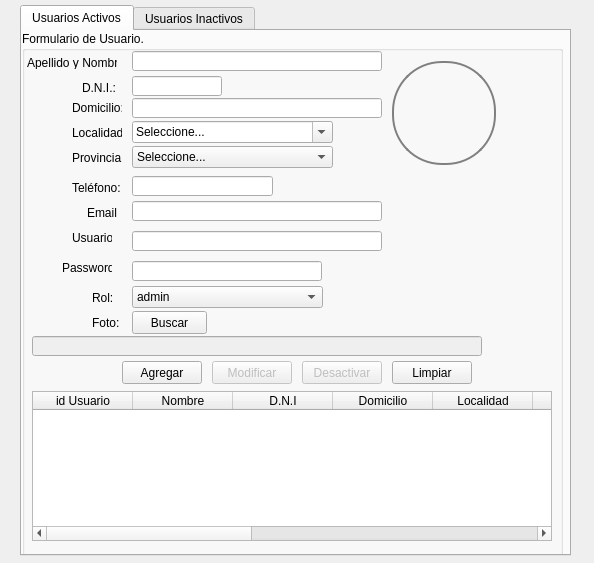
<?xml version="1.0" encoding="UTF-8"?>
<ui version="4.0">
 <class>Form</class>
 <widget class="QWidget" name="Form">
  <property name="geometry">
   <rect>
    <x>0</x>
    <y>0</y>
    <width>594</width>
    <height>563</height>
   </rect>
  </property>
  <property name="windowTitle">
   <string>Form</string>
  </property>
  <widget class="QTabWidget" name="tabWidget">
   <property name="geometry">
    <rect>
     <x>20</x>
     <y>5</y>
     <width>551</width>
     <height>551</height>
    </rect>
   </property>
   <property name="currentIndex">
    <number>0</number>
   </property>
   <widget class="QWidget" name="tab">
    <attribute name="title">
     <string>Usuarios Activos</string>
    </attribute>
    <widget class="QWidget" name="verticalLayoutWidget">
     <property name="geometry">
      <rect>
       <x>0</x>
       <y>0</y>
       <width>541</width>
       <height>561</height>
      </rect>
     </property>
     <layout class="QVBoxLayout" name="verticalLayout">
      <item>
       <widget class="QGroupBox" name="groupBox">
        <property name="title">
         <string>Formulario de Usuario.</string>
        </property>
        <widget class="QLineEdit" name="lineEdit_apellido_nombre_usuario">
         <property name="geometry">
          <rect>
           <x>110</x>
           <y>20</y>
           <width>250</width>
           <height>20</height>
          </rect>
         </property>
        </widget>
        <widget class="QLabel" name="label">
         <property name="geometry">
          <rect>
           <x>5</x>
           <y>25</y>
           <width>90</width>
           <height>13</height>
          </rect>
         </property>
         <property name="text">
          <string>Apellido y Nombre:</string>
         </property>
        </widget>
        <widget class="QLabel" name="label_3">
         <property name="geometry">
          <rect>
           <x>60</x>
           <y>50</y>
           <width>40</width>
           <height>13</height>
          </rect>
         </property>
         <property name="text">
          <string>D.N.I.:</string>
         </property>
        </widget>
        <widget class="QLineEdit" name="lineEdit_dni_usuario">
         <property name="geometry">
          <rect>
           <x>110</x>
           <y>45</y>
           <width>90</width>
           <height>20</height>
          </rect>
         </property>
        </widget>
        <widget class="QLabel" name="label_4">
         <property name="geometry">
          <rect>
           <x>50</x>
           <y>70</y>
           <width>50</width>
           <height>13</height>
          </rect>
         </property>
         <property name="text">
          <string>Domicilio:</string>
         </property>
        </widget>
        <widget class="QLineEdit" name="lineEdit_domicilio_usuario">
         <property name="geometry">
          <rect>
           <x>110</x>
           <y>67</y>
           <width>250</width>
           <height>20</height>
          </rect>
         </property>
        </widget>
        <widget class="QLabel" name="label_5">
         <property name="geometry">
          <rect>
           <x>65</x>
           <y>175</y>
           <width>30</width>
           <height>13</height>
          </rect>
         </property>
         <property name="text">
          <string>Email:</string>
         </property>
        </widget>
        <widget class="QLineEdit" name="lineEdit_email_usuario">
         <property name="geometry">
          <rect>
           <x>110</x>
           <y>170</y>
           <width>250</width>
           <height>20</height>
          </rect>
         </property>
        </widget>
        <widget class="QLabel" name="label_6">
         <property name="geometry">
          <rect>
           <x>50</x>
           <y>200</y>
           <width>40</width>
           <height>13</height>
          </rect>
         </property>
         <property name="text">
          <string>Usuario:</string>
         </property>
        </widget>
        <widget class="QLineEdit" name="lineEdit_usuario_acceso">
         <property name="geometry">
          <rect>
           <x>110</x>
           <y>200</y>
           <width>250</width>
           <height>20</height>
          </rect>
         </property>
        </widget>
        <widget class="QLabel" name="label_7">
         <property name="geometry">
          <rect>
           <x>40</x>
           <y>230</y>
           <width>50</width>
           <height>13</height>
          </rect>
         </property>
         <property name="text">
          <string>Password:</string>
         </property>
        </widget>
        <widget class="QLineEdit" name="lineEdit_password_usuario">
         <property name="geometry">
          <rect>
           <x>110</x>
           <y>230</y>
           <width>190</width>
           <height>20</height>
          </rect>
         </property>
        </widget>
        <widget class="QLabel" name="label_8">
         <property name="geometry">
          <rect>
           <x>70</x>
           <y>260</y>
           <width>20</width>
           <height>13</height>
          </rect>
         </property>
         <property name="text">
          <string>Rol:</string>
         </property>
        </widget>
        <widget class="QComboBox" name="comboBox_rol_usuario">
         <property name="geometry">
          <rect>
           <x>110</x>
           <y>255</y>
           <width>191</width>
           <height>22</height>
          </rect>
         </property>
         <item>
          <property name="text">
           <string>admin</string>
          </property>
         </item>
         <item>
          <property name="text">
           <string>editor</string>
          </property>
         </item>
         <item>
          <property name="text">
           <string>visor</string>
          </property>
         </item>
        </widget>
        <widget class="QLabel" name="label_foto_usuario">
         <property name="geometry">
          <rect>
           <x>370</x>
           <y>30</y>
           <width>104</width>
           <height>104</height>
          </rect>
         </property>
         <property name="minimumSize">
          <size>
           <width>104</width>
           <height>104</height>
          </size>
         </property>
         <property name="maximumSize">
          <size>
           <width>16777215</width>
           <height>100</height>
          </size>
         </property>
         <property name="styleSheet">
          <string notr="true">border: 2px solid gray;
border-radius: 50px;
min-width: 100px;
min-height: 100px;
</string>
         </property>
         <property name="text">
          <string/>
         </property>
        </widget>
        <widget class="QPushButton" name="btnFoto">
         <property name="geometry">
          <rect>
           <x>110</x>
           <y>280</y>
           <width>75</width>
           <height>23</height>
          </rect>
         </property>
         <property name="text">
          <string>Buscar</string>
         </property>
        </widget>
        <widget class="QLineEdit" name="lineEdit_ruta_foto">
         <property name="enabled">
          <bool>false</bool>
         </property>
         <property name="geometry">
          <rect>
           <x>10</x>
           <y>305</y>
           <width>450</width>
           <height>20</height>
          </rect>
         </property>
        </widget>
        <widget class="QLabel" name="label_9">
         <property name="geometry">
          <rect>
           <x>70</x>
           <y>285</y>
           <width>30</width>
           <height>13</height>
          </rect>
         </property>
         <property name="text">
          <string>Foto:</string>
         </property>
        </widget>
        <widget class="QPushButton" name="btnAgregarUsuario">
         <property name="geometry">
          <rect>
           <x>100</x>
           <y>330</y>
           <width>80</width>
           <height>23</height>
          </rect>
         </property>
         <property name="text">
          <string>Agregar</string>
         </property>
        </widget>
        <widget class="QPushButton" name="btnModificarUsuario">
         <property name="enabled">
          <bool>false</bool>
         </property>
         <property name="geometry">
          <rect>
           <x>190</x>
           <y>330</y>
           <width>80</width>
           <height>23</height>
          </rect>
         </property>
         <property name="text">
          <string>Modificar</string>
         </property>
        </widget>
        <widget class="QPushButton" name="btnEliminarUsuario">
         <property name="enabled">
          <bool>false</bool>
         </property>
         <property name="geometry">
          <rect>
           <x>280</x>
           <y>330</y>
           <width>80</width>
           <height>23</height>
          </rect>
         </property>
         <property name="text">
          <string>Desactivar</string>
         </property>
        </widget>
        <widget class="QPushButton" name="btnLimpiarFormulario">
         <property name="geometry">
          <rect>
           <x>370</x>
           <y>330</y>
           <width>80</width>
           <height>23</height>
          </rect>
         </property>
         <property name="text">
          <string>Limpiar</string>
         </property>
        </widget>
        <widget class="QTableWidget" name="tabla_usuarios_activos">
         <property name="geometry">
          <rect>
           <x>10</x>
           <y>360</y>
           <width>520</width>
           <height>150</height>
          </rect>
         </property>
         <property name="editTriggers">
          <set>QAbstractItemView::NoEditTriggers</set>
         </property>
         <attribute name="horizontalHeaderVisible">
          <bool>true</bool>
         </attribute>
         <attribute name="horizontalHeaderHighlightSections">
          <bool>true</bool>
         </attribute>
         <column>
          <property name="text">
           <string>id Usuario</string>
          </property>
          <property name="textAlignment">
           <set>AlignCenter</set>
          </property>
         </column>
         <column>
          <property name="text">
           <string>Nombre</string>
          </property>
          <property name="textAlignment">
           <set>AlignCenter</set>
          </property>
         </column>
         <column>
          <property name="text">
           <string>D.N.I</string>
          </property>
          <property name="textAlignment">
           <set>AlignCenter</set>
          </property>
         </column>
         <column>
          <property name="text">
           <string>Domicilio</string>
          </property>
          <property name="textAlignment">
           <set>AlignCenter</set>
          </property>
         </column>
         <column>
          <property name="text">
           <string>Localidad</string>
          </property>
          <property name="textAlignment">
           <set>AlignCenter</set>
          </property>
         </column>
         <column>
          <property name="text">
           <string>Provincia</string>
          </property>
          <property name="textAlignment">
           <set>AlignCenter</set>
          </property>
         </column>
         <column>
          <property name="text">
           <string>Teléfono</string>
          </property>
          <property name="textAlignment">
           <set>AlignCenter</set>
          </property>
         </column>
         <column>
          <property name="text">
           <string>Email</string>
          </property>
          <property name="textAlignment">
           <set>AlignCenter</set>
          </property>
         </column>
         <column>
          <property name="text">
           <string>Usuario</string>
          </property>
          <property name="textAlignment">
           <set>AlignCenter</set>
          </property>
         </column>
         <column>
          <property name="text">
           <string>Contraseña</string>
          </property>
          <property name="textAlignment">
           <set>AlignCenter</set>
          </property>
         </column>
         <column>
          <property name="text">
           <string>Ruta Foto</string>
          </property>
          <property name="textAlignment">
           <set>AlignCenter</set>
          </property>
         </column>
         <column>
          <property name="text">
           <string>Rol</string>
          </property>
          <property name="textAlignment">
           <set>AlignCenter</set>
          </property>
         </column>
        </widget>
        <widget class="QLabel" name="label_10">
         <property name="geometry">
          <rect>
           <x>50</x>
           <y>95</y>
           <width>50</width>
           <height>13</height>
          </rect>
         </property>
         <property name="text">
          <string>Localidad:</string>
         </property>
        </widget>
        <widget class="QComboBox" name="comboBox_localidad_usuario">
         <property name="geometry">
          <rect>
           <x>110</x>
           <y>90</y>
           <width>201</width>
           <height>22</height>
          </rect>
         </property>
         <property name="editable">
          <bool>true</bool>
         </property>
         <item>
          <property name="text">
           <string>Seleccione...</string>
          </property>
         </item>
         <item>
          <property name="text">
           <string>25 de Mayo</string>
          </property>
         </item>
         <item>
          <property name="text">
           <string>9 de Julio</string>
          </property>
         </item>
         <item>
          <property name="text">
           <string>Albardon</string>
          </property>
         </item>
         <item>
          <property name="text">
           <string>Angaco</string>
          </property>
         </item>
         <item>
          <property name="text">
           <string>Calingasta</string>
          </property>
         </item>
         <item>
          <property name="text">
           <string>Capital</string>
          </property>
         </item>
         <item>
          <property name="text">
           <string>Caucete</string>
          </property>
         </item>
         <item>
          <property name="text">
           <string>Chimbas</string>
          </property>
         </item>
         <item>
          <property name="text">
           <string>Iglesia</string>
          </property>
         </item>
         <item>
          <property name="text">
           <string>Jachal</string>
          </property>
         </item>
         <item>
          <property name="text">
           <string>Pocito</string>
          </property>
         </item>
         <item>
          <property name="text">
           <string>Rawson</string>
          </property>
         </item>
         <item>
          <property name="text">
           <string>Rivadavia</string>
          </property>
         </item>
         <item>
          <property name="text">
           <string>San Martin</string>
          </property>
         </item>
         <item>
          <property name="text">
           <string>Santa Lucia</string>
          </property>
         </item>
         <item>
          <property name="text">
           <string>Sarmiento</string>
          </property>
         </item>
         <item>
          <property name="text">
           <string>Ullum</string>
          </property>
         </item>
         <item>
          <property name="text">
           <string>Valle Fertil</string>
          </property>
         </item>
         <item>
          <property name="text">
           <string>Zonda</string>
          </property>
         </item>
        </widget>
        <widget class="QLabel" name="label_11">
         <property name="geometry">
          <rect>
           <x>50</x>
           <y>120</y>
           <width>50</width>
           <height>13</height>
          </rect>
         </property>
         <property name="text">
          <string>Provincia:</string>
         </property>
        </widget>
        <widget class="QComboBox" name="comboBox_provincia_usuario">
         <property name="geometry">
          <rect>
           <x>110</x>
           <y>115</y>
           <width>201</width>
           <height>22</height>
          </rect>
         </property>
         <property name="editable">
          <bool>false</bool>
         </property>
         <item>
          <property name="text">
           <string>Seleccione...</string>
          </property>
         </item>
         <item>
          <property name="text">
           <string>Buenos Aires</string>
          </property>
         </item>
         <item>
          <property name="text">
           <string>CABA</string>
          </property>
         </item>
         <item>
          <property name="text">
           <string>Catamarca</string>
          </property>
         </item>
         <item>
          <property name="text">
           <string>Córdoba</string>
          </property>
         </item>
         <item>
          <property name="text">
           <string>Corrientes</string>
          </property>
         </item>
         <item>
          <property name="text">
           <string>Chaco</string>
          </property>
         </item>
         <item>
          <property name="text">
           <string>Chubut</string>
          </property>
         </item>
         <item>
          <property name="text">
           <string>Entre Ríos</string>
          </property>
         </item>
         <item>
          <property name="text">
           <string>Formosa</string>
          </property>
         </item>
         <item>
          <property name="text">
           <string>Jujuy</string>
          </property>
         </item>
         <item>
          <property name="text">
           <string>La Pampa</string>
          </property>
         </item>
         <item>
          <property name="text">
           <string>La Rioja</string>
          </property>
         </item>
         <item>
          <property name="text">
           <string>Mendoza</string>
          </property>
         </item>
         <item>
          <property name="text">
           <string>Misiones</string>
          </property>
         </item>
         <item>
          <property name="text">
           <string>Neuquen</string>
          </property>
         </item>
         <item>
          <property name="text">
           <string>Río Negro</string>
          </property>
         </item>
         <item>
          <property name="text">
           <string>Salta</string>
          </property>
         </item>
         <item>
          <property name="text">
           <string>San Juan</string>
          </property>
         </item>
         <item>
          <property name="text">
           <string>San Luis</string>
          </property>
         </item>
         <item>
          <property name="text">
           <string>Santa Cruz</string>
          </property>
         </item>
         <item>
          <property name="text">
           <string>Santa Fe</string>
          </property>
         </item>
         <item>
          <property name="text">
           <string>Santiago del Estero</string>
          </property>
         </item>
         <item>
          <property name="text">
           <string>Tierra del Fuego. Antartida e Islas del Sur</string>
          </property>
         </item>
         <item>
          <property name="text">
           <string>Tucumán</string>
          </property>
         </item>
        </widget>
        <widget class="QLabel" name="label_12">
         <property name="geometry">
          <rect>
           <x>50</x>
           <y>150</y>
           <width>50</width>
           <height>13</height>
          </rect>
         </property>
         <property name="text">
          <string>Teléfono:</string>
         </property>
        </widget>
        <widget class="QLineEdit" name="lineEdit_telefono_usuario">
         <property name="geometry">
          <rect>
           <x>110</x>
           <y>145</y>
           <width>141</width>
           <height>20</height>
          </rect>
         </property>
        </widget>
        <widget class="QPushButton" name="btnCerrar">
         <property name="geometry">
          <rect>
           <x>494</x>
           <y>10</y>
           <width>31</width>
           <height>31</height>
          </rect>
         </property>
         <property name="styleSheet">
          <string notr="true">border : none;</string>
         </property>
         <property name="text">
          <string/>
         </property>
         <property name="icon">
          <iconset>
           <normaloff>../assets/iconos/cerrar.png</normaloff>../assets/iconos/cerrar.png</iconset>
         </property>
         <property name="iconSize">
          <size>
           <width>32</width>
           <height>32</height>
          </size>
         </property>
        </widget>
       </widget>
      </item>
     </layout>
    </widget>
   </widget>
   <widget class="QWidget" name="tab_2">
    <attribute name="title">
     <string>Usuarios Inactivos</string>
    </attribute>
    <widget class="QTableWidget" name="tabla_usuarios_inactivos">
     <property name="geometry">
      <rect>
       <x>20</x>
       <y>20</y>
       <width>501</width>
       <height>371</height>
      </rect>
     </property>
     <property name="editTriggers">
      <set>QAbstractItemView::NoEditTriggers</set>
     </property>
     <attribute name="horizontalHeaderVisible">
      <bool>false</bool>
     </attribute>
     <attribute name="horizontalHeaderHighlightSections">
      <bool>true</bool>
     </attribute>
     <column>
      <property name="text">
       <string>id Usuario</string>
      </property>
      <property name="textAlignment">
       <set>AlignCenter</set>
      </property>
     </column>
     <column>
      <property name="text">
       <string>Nombre</string>
      </property>
      <property name="textAlignment">
       <set>AlignCenter</set>
      </property>
     </column>
     <column>
      <property name="text">
       <string>D.N.I</string>
      </property>
      <property name="textAlignment">
       <set>AlignCenter</set>
      </property>
     </column>
     <column>
      <property name="text">
       <string>Domicilio</string>
      </property>
      <property name="textAlignment">
       <set>AlignCenter</set>
      </property>
     </column>
     <column>
      <property name="text">
       <string>Localidad</string>
      </property>
      <property name="textAlignment">
       <set>AlignCenter</set>
      </property>
     </column>
     <column>
      <property name="text">
       <string>Provincia</string>
      </property>
      <property name="textAlignment">
       <set>AlignCenter</set>
      </property>
     </column>
     <column>
      <property name="text">
       <string>Teléfono</string>
      </property>
      <property name="textAlignment">
       <set>AlignCenter</set>
      </property>
     </column>
     <column>
      <property name="text">
       <string>Email</string>
      </property>
      <property name="textAlignment">
       <set>AlignCenter</set>
      </property>
     </column>
     <column>
      <property name="text">
       <string>Usuario</string>
      </property>
      <property name="textAlignment">
       <set>AlignCenter</set>
      </property>
     </column>
     <column>
      <property name="text">
       <string>Contraseña</string>
      </property>
      <property name="textAlignment">
       <set>AlignCenter</set>
      </property>
     </column>
     <column>
      <property name="text">
       <string>Ruta Foto</string>
      </property>
      <property name="textAlignment">
       <set>AlignCenter</set>
      </property>
     </column>
     <column>
      <property name="text">
       <string>Rol</string>
      </property>
      <property name="textAlignment">
       <set>AlignCenter</set>
      </property>
     </column>
    </widget>
    <widget class="QPushButton" name="btnReactivarUsuario">
     <property name="enabled">
      <bool>false</bool>
     </property>
     <property name="geometry">
      <rect>
       <x>210</x>
       <y>400</y>
       <width>110</width>
       <height>40</height>
      </rect>
     </property>
     <property name="text">
      <string>Reactivar usuario</string>
     </property>
    </widget>
   </widget>
  </widget>
 </widget>
 <resources/>
 <connections/>
</ui>
